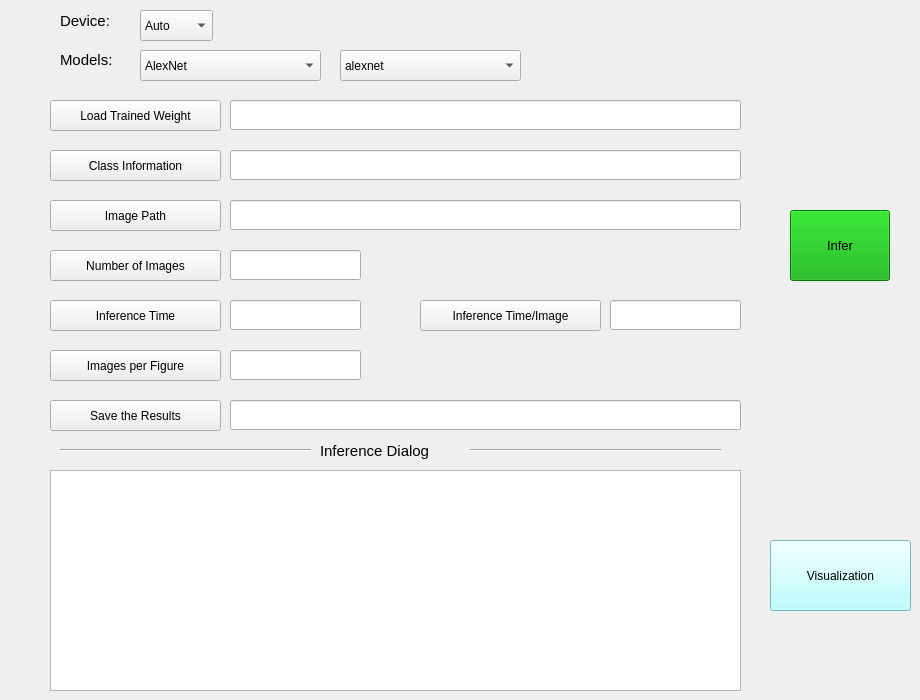
    <widget class="QWidget" name="tab_2">
     <attribute name="icon">
      <iconset>
       <normaloff>C:/Users/mars/.designer/backup/icons/prediction.png</normaloff>C:/Users/mars/.designer/backup/icons/prediction.png</iconset>
     </attribute>
     <attribute name="title">
      <string>Inference</string>
     </attribute>
     <widget class="QLabel" name="label_11">
      <property name="geometry">
       <rect>
        <x>60</x>
        <y>50</y>
        <width>61</width>
        <height>20</height>
       </rect>
      </property>
      <property name="font">
       <font>
        <pointsize>11</pointsize>
       </font>
      </property>
      <property name="text">
       <string>Models:</string>
      </property>
     </widget>
     <widget class="QComboBox" name="CboxDevice_infer">
      <property name="geometry">
       <rect>
        <x>140</x>
        <y>10</y>
        <width>73</width>
        <height>31</height>
       </rect>
      </property>
      <property name="font">
       <font>
        <pointsize>9</pointsize>
       </font>
      </property>
      <property name="currentText">
       <string>Auto</string>
      </property>
      <item>
       <property name="text">
        <string>Auto</string>
       </property>
      </item>
      <item>
       <property name="text">
        <string>GPU</string>
       </property>
      </item>
      <item>
       <property name="text">
        <string>CPU</string>
       </property>
      </item>
     </widget>
     <widget class="QLabel" name="label_15">
      <property name="geometry">
       <rect>
        <x>60</x>
        <y>10</y>
        <width>65</width>
        <height>21</height>
       </rect>
      </property>
      <property name="font">
       <font>
        <pointsize>11</pointsize>
       </font>
      </property>
      <property name="text">
       <string>Device:</string>
      </property>
     </widget>
     <widget class="QPushButton" name="BtnStartInfer">
      <property name="geometry">
       <rect>
        <x>790</x>
        <y>210</y>
        <width>100</width>
        <height>71</height>
       </rect>
      </property>
      <property name="minimumSize">
       <size>
        <width>50</width>
        <height>50</height>
       </size>
      </property>
      <property name="maximumSize">
       <size>
        <width>100</width>
        <height>100</height>
       </size>
      </property>
      <property name="font">
       <font>
        <pointsize>10</pointsize>
       </font>
      </property>
      <property name="styleSheet">
       <string notr="true">
background-color: rgb(0, 170, 0);</string>
      </property>
      <property name="text">
       <string>Infer</string>
      </property>
     </widget>
     <widget class="QPushButton" name="BtnLoadClassinfo_infer">
      <property name="geometry">
       <rect>
        <x>50</x>
        <y>150</y>
        <width>171</width>
        <height>31</height>
       </rect>
      </property>
      <property name="font">
       <font>
        <pointsize>9</pointsize>
       </font>
      </property>
      <property name="text">
       <string>Class Information</string>
      </property>
     </widget>
     <widget class="QLineEdit" name="LiditLoadClassinfo_infer">
      <property name="geometry">
       <rect>
        <x>230</x>
        <y>150</y>
        <width>511</width>
        <height>30</height>
       </rect>
      </property>
      <property name="font">
       <font>
        <pointsize>9</pointsize>
       </font>
      </property>
     </widget>
     <widget class="QPushButton" name="BtnLoadImage_infer">
      <property name="geometry">
       <rect>
        <x>50</x>
        <y>200</y>
        <width>171</width>
        <height>31</height>
       </rect>
      </property>
      <property name="font">
       <font>
        <pointsize>9</pointsize>
       </font>
      </property>
      <property name="text">
       <string>Image Path</string>
      </property>
     </widget>
     <widget class="QLineEdit" name="LiditLoadImage_infer">
      <property name="geometry">
       <rect>
        <x>230</x>
        <y>200</y>
        <width>511</width>
        <height>30</height>
       </rect>
      </property>
      <property name="font">
       <font>
        <pointsize>9</pointsize>
       </font>
      </property>
     </widget>
     <widget class="QTextEdit" name="TeditInferLog">
      <property name="geometry">
       <rect>
        <x>50</x>
        <y>470</y>
        <width>691</width>
        <height>221</height>
       </rect>
      </property>
      <property name="font">
       <font>
        <pointsize>9</pointsize>
       </font>
      </property>
     </widget>
     <widget class="QLabel" name="label_24">
      <property name="geometry">
       <rect>
        <x>320</x>
        <y>430</y>
        <width>151</width>
        <height>41</height>
       </rect>
      </property>
      <property name="font">
       <font>
        <pointsize>11</pointsize>
       </font>
      </property>
      <property name="text">
       <string>Inference Dialog</string>
      </property>
     </widget>
     <widget class="Line" name="line_5">
      <property name="geometry">
       <rect>
        <x>60</x>
        <y>440</y>
        <width>251</width>
        <height>20</height>
       </rect>
      </property>
      <property name="orientation">
       <enum>Qt::Horizontal</enum>
      </property>
     </widget>
     <widget class="QPushButton" name="BtnLoadWeight_infer">
      <property name="geometry">
       <rect>
        <x>50</x>
        <y>100</y>
        <width>171</width>
        <height>31</height>
       </rect>
      </property>
      <property name="font">
       <font>
        <pointsize>9</pointsize>
       </font>
      </property>
      <property name="text">
       <string>Load Trained Weight</string>
      </property>
     </widget>
     <widget class="QLineEdit" name="LiditLoadWeight_infer">
      <property name="geometry">
       <rect>
        <x>230</x>
        <y>100</y>
        <width>511</width>
        <height>30</height>
       </rect>
      </property>
      <property name="font">
       <font>
        <pointsize>9</pointsize>
       </font>
      </property>
     </widget>
     <widget class="QComboBox" name="CboxModel_infer">
      <property name="geometry">
       <rect>
        <x>140</x>
        <y>50</y>
        <width>181</width>
        <height>31</height>
       </rect>
      </property>
      <property name="font">
       <font>
        <pointsize>9</pointsize>
       </font>
      </property>
      <item>
       <property name="text">
        <string>AlexNet</string>
       </property>
      </item>
      <item>
       <property name="text">
        <string>EfficientNet</string>
       </property>
      </item>
      <item>
       <property name="text">
        <string>GoogleNet</string>
       </property>
      </item>
      <item>
       <property name="text">
        <string>Inception</string>
       </property>
      </item>
      <item>
       <property name="text">
        <string>MobileNet</string>
       </property>
      </item>
      <item>
       <property name="text">
        <string>ResNet</string>
       </property>
      </item>
      <item>
       <property name="text">
        <string>ResNeXt</string>
       </property>
      </item>
      <item>
       <property name="text">
        <string>ShuffleNet</string>
       </property>
      </item>
      <item>
       <property name="text">
        <string>VGG</string>
       </property>
      </item>
     </widget>
     <widget class="QComboBox" name="CboxModel2_infer">
      <property name="geometry">
       <rect>
        <x>340</x>
        <y>50</y>
        <width>181</width>
        <height>31</height>
       </rect>
      </property>
      <property name="font">
       <font>
        <pointsize>9</pointsize>
       </font>
      </property>
      <item>
       <property name="text">
        <string>alexnet</string>
       </property>
      </item>
     </widget>
     <widget class="QPushButton" name="BtnLoadWeight_8">
      <property name="geometry">
       <rect>
        <x>50</x>
        <y>300</y>
        <width>171</width>
        <height>31</height>
       </rect>
      </property>
      <property name="font">
       <font>
        <pointsize>9</pointsize>
       </font>
      </property>
      <property name="text">
       <string>Inference Time</string>
      </property>
     </widget>
     <widget class="QLineEdit" name="LiditInfertime">
      <property name="geometry">
       <rect>
        <x>230</x>
        <y>300</y>
        <width>131</width>
        <height>30</height>
       </rect>
      </property>
      <property name="font">
       <font>
        <pointsize>9</pointsize>
       </font>
      </property>
     </widget>
     <widget class="QPushButton" name="BtnLoadWeight_9">
      <property name="geometry">
       <rect>
        <x>50</x>
        <y>250</y>
        <width>171</width>
        <height>31</height>
       </rect>
      </property>
      <property name="font">
       <font>
        <pointsize>9</pointsize>
       </font>
      </property>
      <property name="text">
       <string>Number of Images</string>
      </property>
     </widget>
     <widget class="QLineEdit" name="LiditImageNumber_infer">
      <property name="geometry">
       <rect>
        <x>230</x>
        <y>250</y>
        <width>131</width>
        <height>30</height>
       </rect>
      </property>
      <property name="font">
       <font>
        <pointsize>9</pointsize>
       </font>
      </property>
     </widget>
     <widget class="QPushButton" name="BtnViInfer">
      <property name="geometry">
       <rect>
        <x>770</x>
        <y>540</y>
        <width>141</width>
        <height>71</height>
       </rect>
      </property>
      <property name="palette">
       <palette>
        <active>
         <colorrole role="WindowText">
          <brush brushstyle="SolidPattern">
           <color alpha="255">
            <red>0</red>
            <green>0</green>
            <blue>0</blue>
           </color>
          </brush>
         </colorrole>
         <colorrole role="Button">
          <brush brushstyle="SolidPattern">
           <color alpha="255">
            <red>170</red>
            <green>255</green>
            <blue>255</blue>
           </color>
          </brush>
         </colorrole>
         <colorrole role="Light">
          <brush brushstyle="SolidPattern">
           <color alpha="255">
            <red>217</red>
            <green>255</green>
            <blue>255</blue>
           </color>
          </brush>
         </colorrole>
         <colorrole role="Midlight">
          <brush brushstyle="SolidPattern">
           <color alpha="255">
            <red>167</red>
            <green>240</green>
            <blue>240</blue>
           </color>
          </brush>
         </colorrole>
         <colorrole role="Dark">
          <brush brushstyle="SolidPattern">
           <color alpha="255">
            <red>59</red>
            <green>112</green>
            <blue>112</blue>
           </color>
          </brush>
         </colorrole>
         <colorrole role="Mid">
          <brush brushstyle="SolidPattern">
           <color alpha="255">
            <red>78</red>
            <green>150</green>
            <blue>150</blue>
           </color>
          </brush>
         </colorrole>
         <colorrole role="Text">
          <brush brushstyle="SolidPattern">
           <color alpha="255">
            <red>0</red>
            <green>0</green>
            <blue>0</blue>
           </color>
          </brush>
         </colorrole>
         <colorrole role="BrightText">
          <brush brushstyle="SolidPattern">
           <color alpha="255">
            <red>255</red>
            <green>255</green>
            <blue>255</blue>
           </color>
          </brush>
         </colorrole>
         <colorrole role="ButtonText">
          <brush brushstyle="SolidPattern">
           <color alpha="255">
            <red>0</red>
            <green>0</green>
            <blue>0</blue>
           </color>
          </brush>
         </colorrole>
         <colorrole role="Base">
          <brush brushstyle="SolidPattern">
           <color alpha="255">
            <red>170</red>
            <green>255</green>
            <blue>255</blue>
           </color>
          </brush>
         </colorrole>
         <colorrole role="Window">
          <brush brushstyle="SolidPattern">
           <color alpha="255">
            <red>170</red>
            <green>255</green>
            <blue>255</blue>
           </color>
          </brush>
         </colorrole>
         <colorrole role="Shadow">
          <brush brushstyle="SolidPattern">
           <color alpha="255">
            <red>0</red>
            <green>0</green>
            <blue>0</blue>
           </color>
          </brush>
         </colorrole>
         <colorrole role="AlternateBase">
          <brush brushstyle="SolidPattern">
           <color alpha="255">
            <red>170</red>
            <green>255</green>
            <blue>255</blue>
           </color>
          </brush>
         </colorrole>
         <colorrole role="ToolTipBase">
          <brush brushstyle="SolidPattern">
           <color alpha="255">
            <red>255</red>
            <green>255</green>
            <blue>220</blue>
           </color>
          </brush>
         </colorrole>
         <colorrole role="ToolTipText">
          <brush brushstyle="SolidPattern">
           <color alpha="255">
            <red>0</red>
            <green>0</green>
            <blue>0</blue>
           </color>
          </brush>
         </colorrole>
        </active>
        <inactive>
         <colorrole role="WindowText">
          <brush brushstyle="SolidPattern">
           <color alpha="255">
            <red>0</red>
            <green>0</green>
            <blue>0</blue>
           </color>
          </brush>
         </colorrole>
         <colorrole role="Button">
          <brush brushstyle="SolidPattern">
           <color alpha="255">
            <red>170</red>
            <green>255</green>
            <blue>255</blue>
           </color>
          </brush>
         </colorrole>
         <colorrole role="Light">
          <brush brushstyle="SolidPattern">
           <color alpha="255">
            <red>217</red>
            <green>255</green>
            <blue>255</blue>
           </color>
          </brush>
         </colorrole>
         <colorrole role="Midlight">
          <brush brushstyle="SolidPattern">
           <color alpha="255">
            <red>167</red>
            <green>240</green>
            <blue>240</blue>
           </color>
          </brush>
         </colorrole>
         <colorrole role="Dark">
          <brush brushstyle="SolidPattern">
           <color alpha="255">
            <red>59</red>
            <green>112</green>
            <blue>112</blue>
           </color>
          </brush>
         </colorrole>
         <colorrole role="Mid">
          <brush brushstyle="SolidPattern">
           <color alpha="255">
            <red>78</red>
            <green>150</green>
            <blue>150</blue>
           </color>
          </brush>
         </colorrole>
         <colorrole role="Text">
          <brush brushstyle="SolidPattern">
           <color alpha="255">
            <red>0</red>
            <green>0</green>
            <blue>0</blue>
           </color>
          </brush>
         </colorrole>
         <colorrole role="BrightText">
          <brush brushstyle="SolidPattern">
           <color alpha="255">
            <red>255</red>
            <green>255</green>
            <blue>255</blue>
           </color>
          </brush>
         </colorrole>
         <colorrole role="ButtonText">
          <brush brushstyle="SolidPattern">
           <color alpha="255">
            <red>0</red>
            <green>0</green>
            <blue>0</blue>
           </color>
          </brush>
         </colorrole>
         <colorrole role="Base">
          <brush brushstyle="SolidPattern">
           <color alpha="255">
            <red>170</red>
            <green>255</green>
            <blue>255</blue>
           </color>
          </brush>
         </colorrole>
         <colorrole role="Window">
          <brush brushstyle="SolidPattern">
           <color alpha="255">
            <red>170</red>
            <green>255</green>
            <blue>255</blue>
           </color>
          </brush>
         </colorrole>
         <colorrole role="Shadow">
          <brush brushstyle="SolidPattern">
           <color alpha="255">
            <red>0</red>
            <green>0</green>
            <blue>0</blue>
           </color>
          </brush>
         </colorrole>
         <colorrole role="AlternateBase">
          <brush brushstyle="SolidPattern">
           <color alpha="255">
            <red>170</red>
            <green>255</green>
            <blue>255</blue>
           </color>
          </brush>
         </colorrole>
         <colorrole role="ToolTipBase">
          <brush brushstyle="SolidPattern">
           <color alpha="255">
            <red>255</red>
            <green>255</green>
            <blue>220</blue>
           </color>
          </brush>
         </colorrole>
         <colorrole role="ToolTipText">
          <brush brushstyle="SolidPattern">
           <color alpha="255">
            <red>0</red>
            <green>0</green>
            <blue>0</blue>
           </color>
          </brush>
         </colorrole>
        </inactive>
        <disabled>
         <colorrole role="WindowText">
          <brush brushstyle="SolidPattern">
           <color alpha="255">
            <red>59</red>
            <green>112</green>
            <blue>112</blue>
           </color>
          </brush>
         </colorrole>
         <colorrole role="Button">
          <brush brushstyle="SolidPattern">
           <color alpha="255">
            <red>170</red>
            <green>255</green>
            <blue>255</blue>
           </color>
          </brush>
         </colorrole>
         <colorrole role="Light">
          <brush brushstyle="SolidPattern">
           <color alpha="255">
            <red>217</red>
            <green>255</green>
            <blue>255</blue>
           </color>
          </brush>
         </colorrole>
         <colorrole role="Midlight">
          <brush brushstyle="SolidPattern">
           <color alpha="255">
            <red>167</red>
            <green>240</green>
            <blue>240</blue>
           </color>
          </brush>
         </colorrole>
         <colorrole role="Dark">
          <brush brushstyle="SolidPattern">
           <color alpha="255">
            <red>59</red>
            <green>112</green>
            <blue>112</blue>
           </color>
          </brush>
         </colorrole>
         <colorrole role="Mid">
          <brush brushstyle="SolidPattern">
           <color alpha="255">
            <red>78</red>
            <green>150</green>
            <blue>150</blue>
           </color>
          </brush>
         </colorrole>
         <colorrole role="Text">
          <brush brushstyle="SolidPattern">
           <color alpha="255">
            <red>59</red>
            <green>112</green>
            <blue>112</blue>
           </color>
          </brush>
         </colorrole>
         <colorrole role="BrightText">
          <brush brushstyle="SolidPattern">
           <color alpha="255">
            <red>255</red>
            <green>255</green>
            <blue>255</blue>
           </color>
          </brush>
         </colorrole>
         <colorrole role="ButtonText">
          <brush brushstyle="SolidPattern">
           <color alpha="255">
            <red>59</red>
            <green>112</green>
            <blue>112</blue>
           </color>
          </brush>
         </colorrole>
         <colorrole role="Base">
          <brush brushstyle="SolidPattern">
           <color alpha="255">
            <red>170</red>
            <green>255</green>
            <blue>255</blue>
           </color>
          </brush>
         </colorrole>
         <colorrole role="Window">
          <brush brushstyle="SolidPattern">
           <color alpha="255">
            <red>170</red>
            <green>255</green>
            <blue>255</blue>
           </color>
          </brush>
         </colorrole>
         <colorrole role="Shadow">
          <brush brushstyle="SolidPattern">
           <color alpha="255">
            <red>0</red>
            <green>0</green>
            <blue>0</blue>
           </color>
          </brush>
         </colorrole>
         <colorrole role="AlternateBase">
          <brush brushstyle="SolidPattern">
           <color alpha="255">
            <red>170</red>
            <green>255</green>
            <blue>255</blue>
           </color>
          </brush>
         </colorrole>
         <colorrole role="ToolTipBase">
          <brush brushstyle="SolidPattern">
           <color alpha="255">
            <red>255</red>
            <green>255</green>
            <blue>220</blue>
           </color>
          </brush>
         </colorrole>
         <colorrole role="ToolTipText">
          <brush brushstyle="SolidPattern">
           <color alpha="255">
            <red>0</red>
            <green>0</green>
            <blue>0</blue>
           </color>
          </brush>
         </colorrole>
        </disabled>
       </palette>
      </property>
      <property name="font">
       <font>
        <pointsize>9</pointsize>
       </font>
      </property>
      <property name="focusPolicy">
       <enum>Qt::StrongFocus</enum>
      </property>
      <property name="text">
       <string>Visualization</string>
      </property>
     </widget>
     <widget class="QPushButton" name="BtnLoadOutputPath_infer">
      <property name="geometry">
       <rect>
        <x>50</x>
        <y>400</y>
        <width>171</width>
        <height>31</height>
       </rect>
      </property>
      <property name="font">
       <font>
        <pointsize>9</pointsize>
       </font>
      </property>
      <property name="text">
       <string>Save the Results</string>
      </property>
     </widget>
     <widget class="QLineEdit" name="LiditSetOutputPath_infer">
      <property name="geometry">
       <rect>
        <x>230</x>
        <y>400</y>
        <width>511</width>
        <height>30</height>
       </rect>
      </property>
      <property name="font">
       <font>
        <pointsize>9</pointsize>
       </font>
      </property>
     </widget>
     <widget class="QLineEdit" name="LiditInfertime_perimage">
      <property name="geometry">
       <rect>
        <x>610</x>
        <y>300</y>
        <width>131</width>
        <height>30</height>
       </rect>
      </property>
      <property name="font">
       <font>
        <pointsize>9</pointsize>
       </font>
      </property>
     </widget>
     <widget class="QPushButton" name="BtnLoadWeight_10">
      <property name="geometry">
       <rect>
        <x>420</x>
        <y>300</y>
        <width>181</width>
        <height>31</height>
       </rect>
      </property>
      <property name="font">
       <font>
        <pointsize>9</pointsize>
       </font>
      </property>
      <property name="text">
       <string>Inference Time/Image</string>
      </property>
     </widget>
     <widget class="QPushButton" name="BtnLoadWeight_11">
      <property name="geometry">
       <rect>
        <x>50</x>
        <y>350</y>
        <width>171</width>
        <height>31</height>
       </rect>
      </property>
      <property name="font">
       <font>
        <pointsize>9</pointsize>
       </font>
      </property>
      <property name="text">
       <string>Images per Figure</string>
      </property>
     </widget>
     <widget class="QLineEdit" name="Liditnumimgs_fig_infer">
      <property name="geometry">
       <rect>
        <x>230</x>
        <y>350</y>
        <width>131</width>
        <height>30</height>
       </rect>
      </property>
      <property name="font">
       <font>
        <pointsize>9</pointsize>
       </font>
      </property>
     </widget>
     <widget class="Line" name="line_6">
      <property name="geometry">
       <rect>
        <x>470</x>
        <y>440</y>
        <width>251</width>
        <height>20</height>
       </rect>
      </property>
      <property name="orientation">
       <enum>Qt::Horizontal</enum>
      </property>
     </widget>
    </widget>
